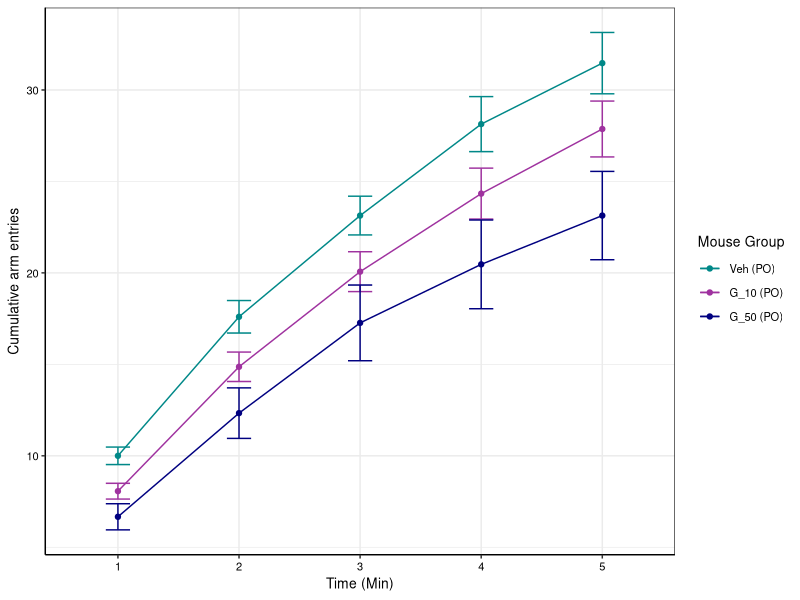
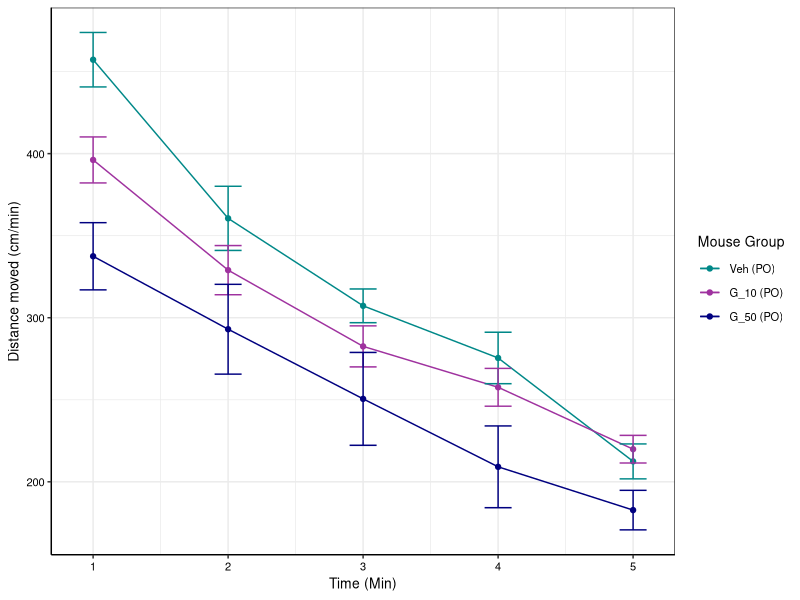
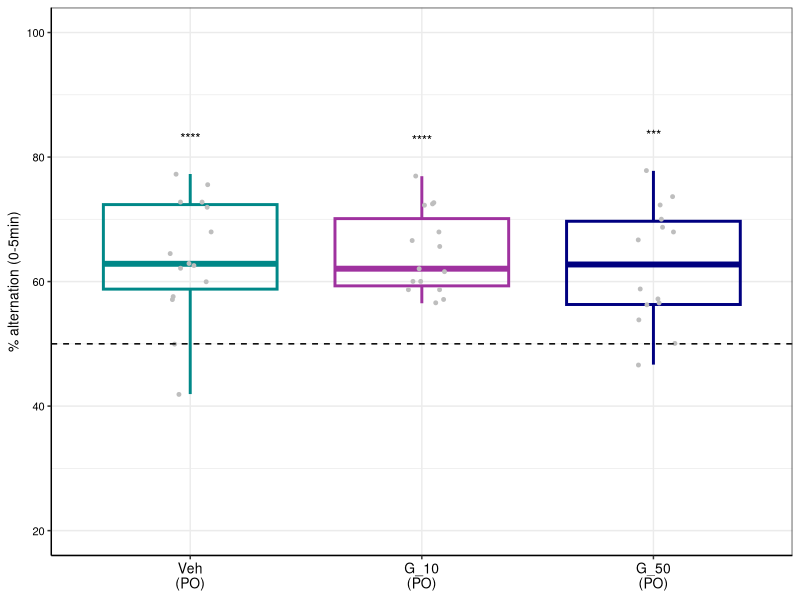
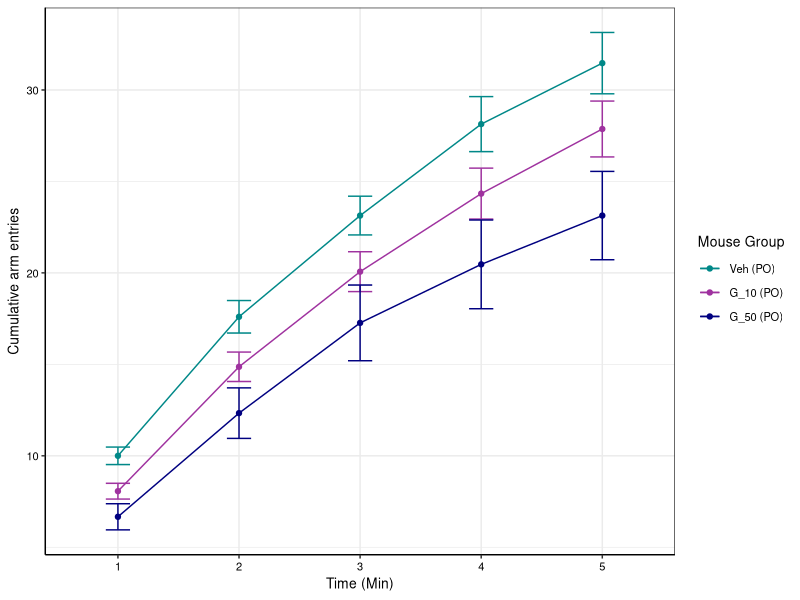
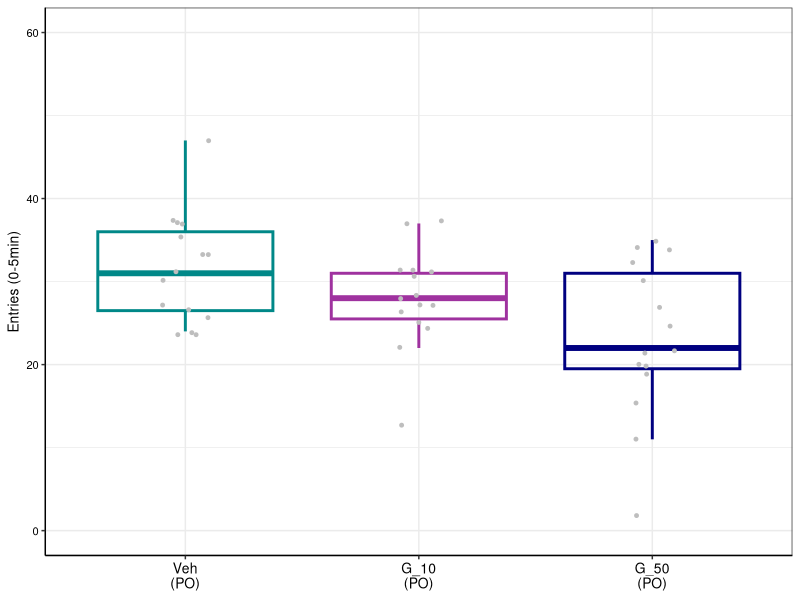
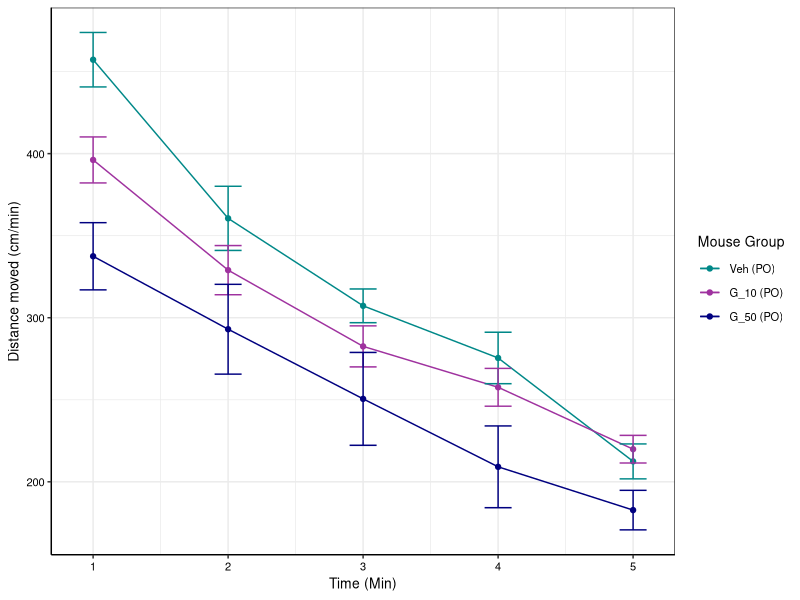
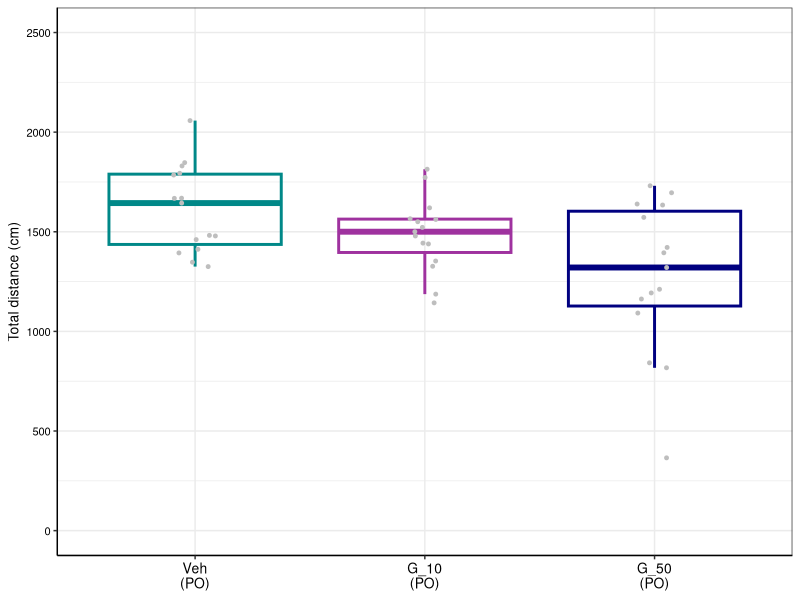

Here is the R script that generated these plots, in order:
## ---- chunk 1
library(dplyr)
library(ggplot2)
library(readxl)
library(ggpubr)
library(rstatix)
library(multcomp)
## ---- chunk 2
ymaze_data <- read_excel("Data to plot.xlsx", sheet = "Y maze (PO cohort 2)")
ymaze_data$Value <- as.numeric(ymaze_data$Value)
ymaze_data$`Mouse Group` <- ifelse(ymaze_data$`Mouse Group` == 'Vehicle', 'Veh\n(PO)', ifelse(ymaze_data$`Mouse Group` == 'GDCA (10mg/kg, PO)', 'G_10\n(PO)', 'G_50\n(PO)'))
ymaze_data$`Mouse Group` <- factor(ymaze_data$`Mouse Group`,
                                levels = c("Veh\n(PO)", "G_10\n(PO)", "G_50\n(PO)"))
## ---- chunk 3
plotting_func_alternation <- function(df, variable, ylab, fname, wid = 2, ht = 2) {
  df <- dplyr::filter(df, Measure == variable)
  
  # Compute statistics
  # One sample t-test vs. chance (50% alternation) per group
  # Have to remove NA data first
  df <- dplyr::filter(df, !is.na(Value))
  tests <- df %>%
    dplyr::group_by(`Mouse Group`) %>%
    rstatix::t_test(Value ~ 1, mu = 50, detailed = TRUE) %>%
    rstatix::add_significance() %>%
    dplyr::ungroup()
  
  # Define positions of significance stars
  sig_pos <- df %>%
    dplyr::group_by(`Mouse Group`) %>%
    dplyr::summarise(y.position = min(100, max(Value, na.rm = TRUE) + 5), .groups = "drop")
  
  # Merge
  tests <- merge(tests, sig_pos, by = "Mouse Group") %>%
    dplyr::mutate(label = p.signif)
  
  ggplot(df, aes(x=`Mouse Group`, y=Value)) +
    geom_boxplot(aes(color = `Mouse Group`), fill = NA, outlier.shape = NA, linewidth = 1) +
    geom_point(color = "grey", position = position_jitter(width = 0.1), size = 1) +
    scale_color_manual(values = c("Veh\n(PO)" = "#008888", "G_10\n(PO)" = "#9f329f",
                                  "G_50\n(PO)" = "#000080")) +
    geom_text(data = tests, aes(x = `Mouse Group`, y = y.position, label = label), vjust = 0, size = 3.5) +
    theme_bw() +
    theme(legend.position = "none",
      axis.line = element_line(color='black'),
      axis.text.y = element_text(size = 8, color = 'black'),
      axis.text.x = element_text(size = 10, color = 'black'),
      axis.title.y = element_text(size = 10, color = 'black'),
      axis.title.x = element_blank()) +
    labs(y = ylab) +
    geom_hline(yintercept = 50, linetype = 'dashed', color = 'black') +
    ylim(20,100)
  
  ggsave(fname, width = wid, height = ht)
  
  return(tests)
}
## ---- chunk 4
# "% alternation (0-5min)"
pc_alt_05 <- plotting_func_alternation(ymaze_data, "% alternation (0-5min)",
              "% alternation (0-5min)", "Ymaze_PO_cohort2/pc_alternation_0_to_5.pdf")
## ---- chunk 5
entries <- dplyr::filter(ymaze_data, startsWith(Measure, 'Entries'))

# Add a timepoint column
entries$Time <- substr(entries$Measure, 12, 12)

# Need a "summary" data frame
entries_summary <- entries %>%
  group_by(`Mouse Group`, Time) %>%
  summarise(
    mean_value = mean(Value, na.rm = TRUE),
    se = sd(Value, na.rm = TRUE) / sqrt(n()),
    .groups = "drop"
  )

# Want to get rid of the newline for the line graph legend
entries_summary$`Mouse Group` <- ifelse(entries_summary$`Mouse Group` == 'Veh\n(PO)',
                                        'Veh (PO)', ifelse(entries_summary$`Mouse Group` == 'G_10\n(PO)', 'G_10 (PO)', 'G_50 (PO)'))
entries_summary$`Mouse Group` <- factor(entries_summary$`Mouse Group`,
                                        levels = c("Veh (PO)", "G_10 (PO)", "G_50 (PO)"))

# Plot line graph
ggplot(entries_summary, aes(x = Time, y = mean_value, color = `Mouse Group`, group = `Mouse Group`)) + geom_line() + geom_point() + geom_errorbar(aes(ymin = mean_value - se, ymax = mean_value + se), width = 0.2) + labs(x = "Time (Min)", y = "Cumulative arm entries") +
    scale_color_manual(values = c("Veh (PO)" = "#008888", "G_10 (PO)" = "#9f329f",
                                  "G_50 (PO)" = "#000080")) +
    theme_bw() +
    theme(axis.line = element_line(color='black'),
      axis.text = element_text(size = 8, color = 'black'),
      axis.title = element_text(size = 10, color = 'black'),
      legend.title = element_text(size = 10, color = 'black'),
      legend.text = element_text(size = 8, color = 'black'))

ggsave('Ymaze_PO_cohort2/cumulative_arm_entries.pdf', width = 4, height = 2)
## ---- chunk 6
generic_boxplot_func <- function(df, variable, ylab,
                          fname, ymax, wid = 2, ht = 2) {
  
  df <- dplyr::filter(df, Measure == variable)
  ggplot(df, aes(x=`Mouse Group`, y=Value)) +
    geom_boxplot(aes(color = `Mouse Group`), fill = NA, outlier.shape = NA, linewidth = 1) +
    geom_point(color = "grey", position = position_jitter(width = 0.1), size = 1) +
    scale_color_manual(values = c("Veh\n(PO)" = "#008888", "G_10\n(PO)" = "#9f329f",
                                  "G_50\n(PO)" = "#000080")) +
    theme_bw() +
    theme(legend.position = "none",
      axis.line = element_line(color='black'),
      axis.text.y = element_text(size = 8, color = 'black'),
      axis.text.x = element_text(size = 10, color = 'black'),
      axis.title.y = element_text(size = 10, color = 'black'),
      axis.title.x = element_blank()) +
    labs(y = ylab) + ylim(0, ymax)
  
  ggsave(fname, width = wid, height = ht)
}
## ---- chunk 7
generic_boxplot_func(entries, 'Entries (0-5min)', 'Entries (0-5min)',
                     'Ymaze_PO_cohort2/entries_05_boxplot.pdf', 60)

for_stats <- dplyr::filter(entries, Measure == 'Entries (0-5min)')
for_stats <- dplyr::rename(for_stats, MouseGroup=`Mouse Group`)
# https://biostat.jhsph.edu/~iruczins/teaching/materials/code/av5/c.av5.a.html
anova_result_entries <- aov(Value ~ MouseGroup, data = for_stats)
summary(anova_result_entries)
dunnett_result_entries <- glht(anova_result_entries,
                               linfct=mcp(MouseGroup="Dunnett"))
summary(dunnett_result_entries)
confint(dunnett_result_entries)
## ---- chunk 8
distance <- dplyr::filter(ymaze_data, startsWith(Measure, 'Distance'))

# Add a timepoint column
distance$Time <- rep(seq(1,5), each = 45)

# Need a "summary" data frame
distance_summary <- distance %>%
  group_by(`Mouse Group`, Time) %>%
  summarise(
    mean_value = mean(Value, na.rm = TRUE),
    se = sd(Value, na.rm = TRUE) / sqrt(n()),
    .groups = "drop"
  )

# Want to get rid of the newline for the line graph legend
distance_summary$`Mouse Group` <- ifelse(distance_summary$`Mouse Group` == 'Veh\n(PO)',
                                        'Veh (PO)', ifelse(distance_summary$`Mouse Group` == 'G_10\n(PO)', 'G_10 (PO)', 'G_50 (PO)'))
distance_summary$`Mouse Group` <- factor(distance_summary$`Mouse Group`,
                                        levels = c("Veh (PO)", "G_10 (PO)", "G_50 (PO)"))

# Plot line graph
ggplot(distance_summary, aes(x = Time, y = mean_value, color = `Mouse Group`, group = `Mouse Group`)) + geom_line() + geom_point() + geom_errorbar(aes(ymin = mean_value - se, ymax = mean_value + se), width = 0.2) + labs(x = "Time (Min)", y = "Distance moved (cm/min)") +
    scale_color_manual(values = c("Veh (PO)" = "#008888", "G_10 (PO)" = "#9f329f",
                                  "G_50 (PO)" = "#000080")) +
    theme_bw() +
    theme(axis.line = element_line(color='black'),
      axis.text = element_text(size = 8, color = 'black'),
      axis.title = element_text(size = 10, color = 'black'),
      legend.title = element_text(size = 10, color = 'black'),
      legend.text = element_text(size = 8, color = 'black'))

ggsave('Ymaze_PO_cohort2/distance_moved_per_min.pdf', width = 4, height = 2)
## ---- chunk 9
distance_sum <- distance %>%
  group_by(`Mouse ID`, `Mouse Group`) %>%
  summarise(total_value = sum(Value, na.rm = TRUE),
            .groups = "drop")

# Make some changes to make the function work
distance_sum$Measure <- 'Total distance (cm)'
distance_sum <- dplyr::rename(distance_sum, Value=total_value)

generic_boxplot_func(distance_sum, 'Total distance (cm)', 'Total distance (cm)',
                     'Ymaze_PO_cohort2/total_distance_boxplot.pdf', 2500)

distance_sum <- dplyr::rename(distance_sum, MouseGroup=`Mouse Group`)
# https://biostat.jhsph.edu/~iruczins/teaching/materials/code/av5/c.av5.a.html
anova_result_distance <- aov(Value ~ MouseGroup, data = distance_sum)
summary(anova_result_distance)
dunnett_result_distance <- glht(anova_result_distance,
                               linfct=mcp(MouseGroup="Dunnett"))
summary(dunnett_result_distance)
confint(dunnett_result_distance)
